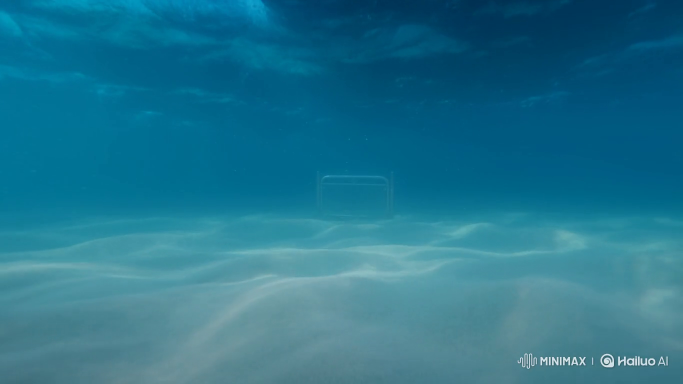
#> input picture frame 14 of Input/vid_1.mp4, 1366 x 768 px, given in place of vid_3.mp4, which was not available (shown at 1/2 size)
$ python main.py
#> lines starting #> are read from the running program, lines starting #| are printed output that depends on the picture; pictures that were not available may be replaced by others from this repository, and a replacement may not be noted
### arena/video_writer.py
import cv2


class VideoWriter:
    """
    Simple video writer wrapper.
    Usage:
        writer = VideoWriter("out.mp4", fps=25, frame_size=(w, h))
        writer.write(frame)
        writer.release()
    """

    def __init__(self, output_path, fps, frame_size, codec="mp4v"):
        self.output_path = output_path
        self.fps = fps
        self.frame_size = frame_size

        fourcc = cv2.VideoWriter_fourcc(*codec)
        self.writer = cv2.VideoWriter(
            output_path,
            fourcc,
            fps,
            frame_size
        )

        if not self.writer.isOpened():
            raise RuntimeError("Error: VideoWriter failed to open")

    # [6 lines left out: function write, not called in this run]

    def release(self):
        self.writer.release()

### arena/main.py
import cv2
from video_writer import VideoWriter

def read_video(video_path):
#> further down, frame is the input picture: shape (768, 1366, 3); mean B, G, R 142.5, 116.8, 35.1
    cap = cv2.VideoCapture(video_path)
    return cap

def resize_frame(frame, rf = 0.5*2):
    return cv2.resize(frame, None, None, fx=rf, fy=rf, interpolation=cv2.INTER_AREA)

def clahe_on_lab(bgr):
    lab = cv2.cvtColor(bgr, cv2.COLOR_BGR2LAB)
#> lab: shape (768, 1366, 3); mean of channels 0, 1, 2 116.8, 115.1, 107.2
    l, a, b = cv2.split(lab)
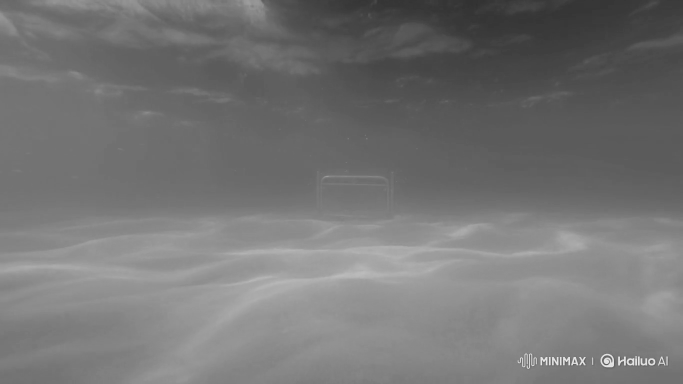
#> l: shape (768, 1366) (shown at 1/2 size); min 48, max 235, mean 116.8
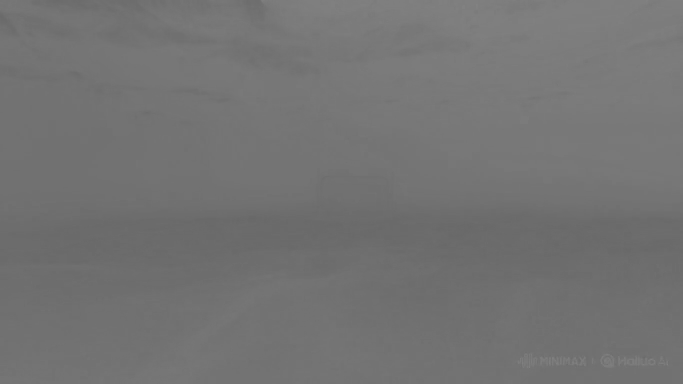
#> a: shape (768, 1366) (shown at 1/2 size); min 104, max 130, mean 115.1
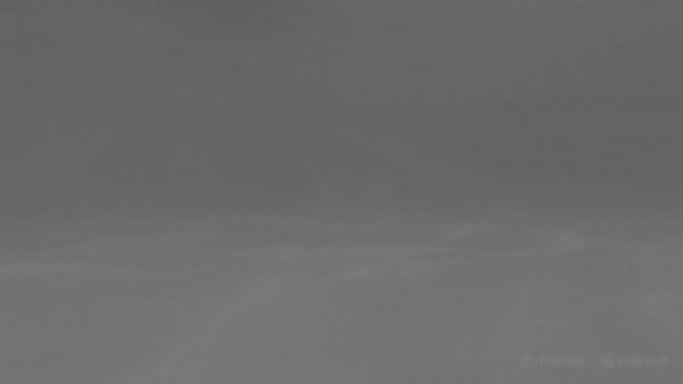
#> b: shape (768, 1366) (shown at 1/2 size); min 91, max 127, mean 107.2
    clahe_local = cv2.createCLAHE(clipLimit=2.0, tileGridSize=(8,8))
    l2 = clahe_local.apply(l)
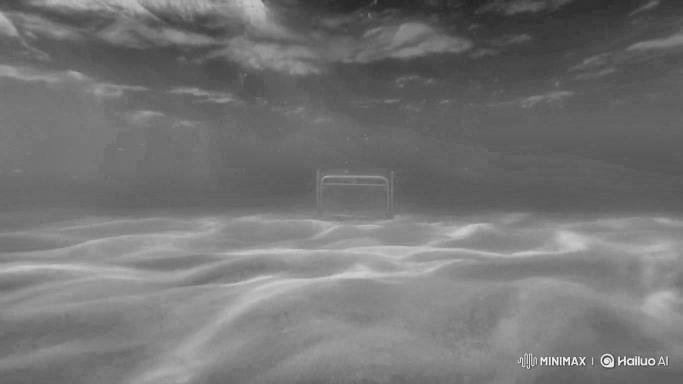
#> l2: shape (768, 1366) (shown at 1/2 size); min 36, max 240, mean 116.4
    lab2 = cv2.merge((l2, a, b))
#> lab2: shape (768, 1366, 3); mean of channels 0, 1, 2 116.4, 115.1, 107.2
    bgr2 = cv2.cvtColor(lab2, cv2.COLOR_LAB2BGR)
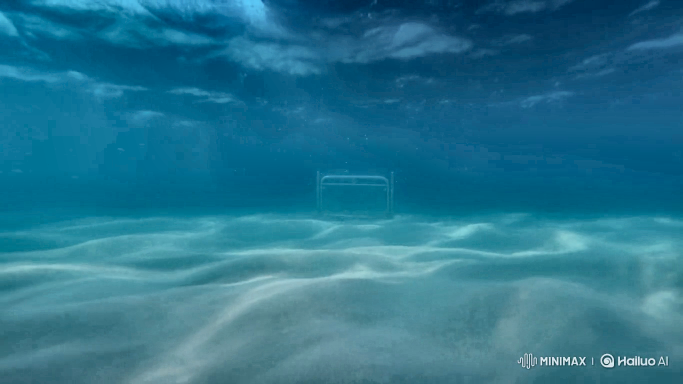
#> bgr2: shape (768, 1366, 3) (shown at 1/2 size); mean B, G, R 142.4, 116.5, 38.9
    return bgr2

# cap = read_video(r"Input/vid_1.mp4")
# cap = read_video(r"Input/vid_2.mp4")
cap = read_video(r"Input/vid_3.mp4")
# cap = read_video(r"Input/vid_4.mp4")
# cap = read_video(r"Input/vid_5.mp4")
# cap = read_video(r"Input/vid_6.mp4")
ret, frame = cap.read()

if not ret:
    raise FileNotFoundError("Video at destination not founc")

frame = resize_frame(frame)

writer = VideoWriter(
    output_path="output_gate_detection.mp4",
    fps=25,
    frame_size=(frame.shape[1], frame.shape[0])
)

while True:
    ret, frame = cap.read()
    if not ret:
        break

    frame = resize_frame(frame)
    frame = clahe_on_lab(frame)
    result = None

    if result is None:
        continue

    cv2.imshow("Gate Detection", result)
    writer.write(result)

    if cv2.waitKey(25) & 0xFF == ord('q'):
        break

# writer.release()
cap.release()
cv2.destroyAllWindows()

$ run again, starting later in the video
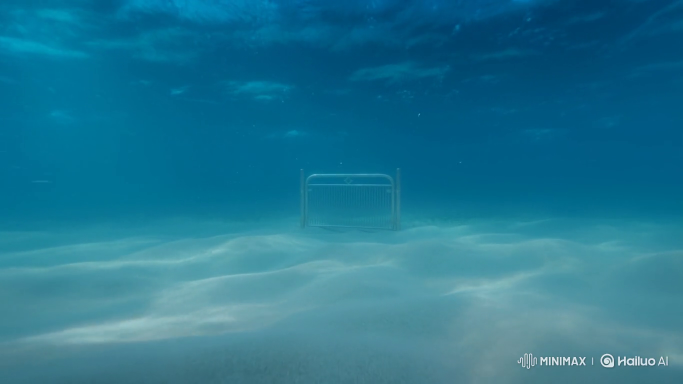
#> input picture frame 63 of Input/vid_1.mp4, 1366 x 768 px, given in place of vid_3.mp4, which was not available (shown at 1/2 size)
#> frame is the input picture: shape (768, 1366, 3); mean B, G, R 146.2, 118.6, 34.2
#> lab: shape (768, 1366, 3); mean of channels 0, 1, 2 118.8, 115, 106.4
#> in clahe_on_lab, `l2 = clahe_local.apply(l)`:
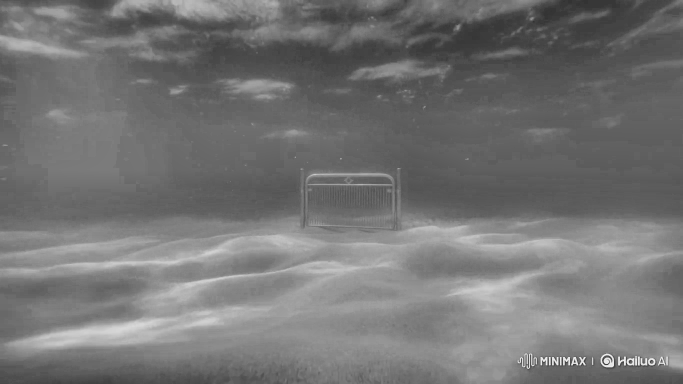
#> l2: shape (768, 1366) (shown at 1/2 size); min 50, max 247, mean 116.1
#> lab2: shape (768, 1366, 3); mean of channels 0, 1, 2 116.1, 115, 106.4
#> in clahe_on_lab, `bgr2 = cv2.cvtColor(lab2, cv2.COLOR_LAB2BGR)`:
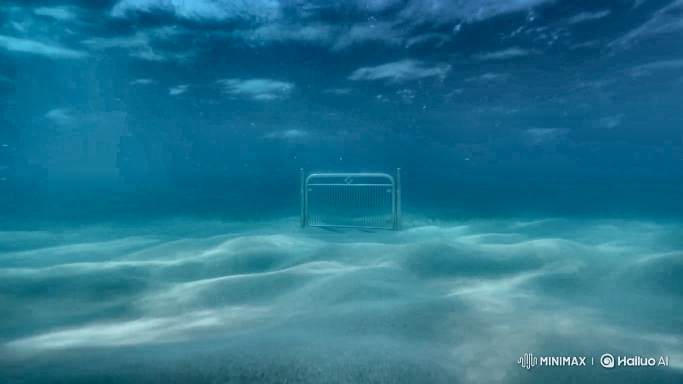
#> bgr2: shape (768, 1366, 3) (shown at 1/2 size); mean B, G, R 143.4, 116.4, 35.9

$ run again, starting later in the video
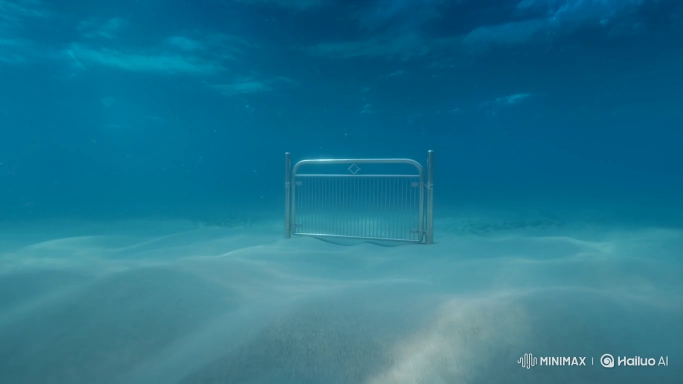
#> input picture frame 112 of Input/vid_1.mp4, 1366 x 768 px, given in place of vid_3.mp4, which was not available (shown at 1/2 size)
#> frame is the input picture: shape (768, 1366, 3); mean B, G, R 142.6, 115.7, 32.3
#> lab: shape (768, 1366, 3); mean of channels 0, 1, 2 116.1, 115.4, 106.4
#> in clahe_on_lab, `l2 = clahe_local.apply(l)`:
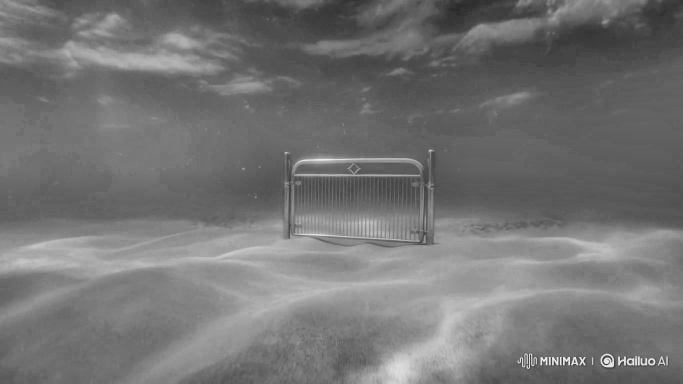
#> l2: shape (768, 1366) (shown at 1/2 size); min 41, max 247, mean 115.7
#> lab2: shape (768, 1366, 3); mean of channels 0, 1, 2 115.7, 115.4, 106.4
#> in clahe_on_lab, `bgr2 = cv2.cvtColor(lab2, cv2.COLOR_LAB2BGR)`:
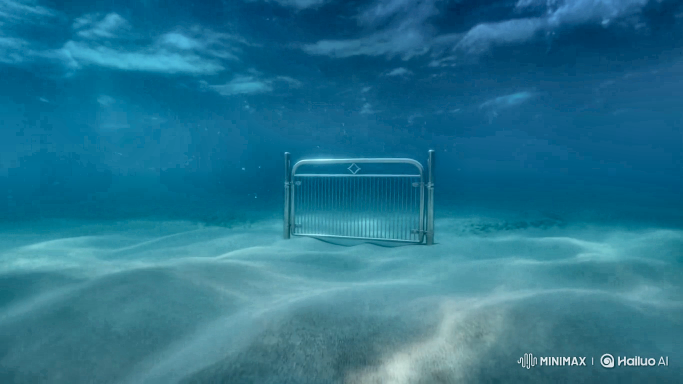
#> bgr2: shape (768, 1366, 3) (shown at 1/2 size); mean B, G, R 143.1, 115.8, 37.2
